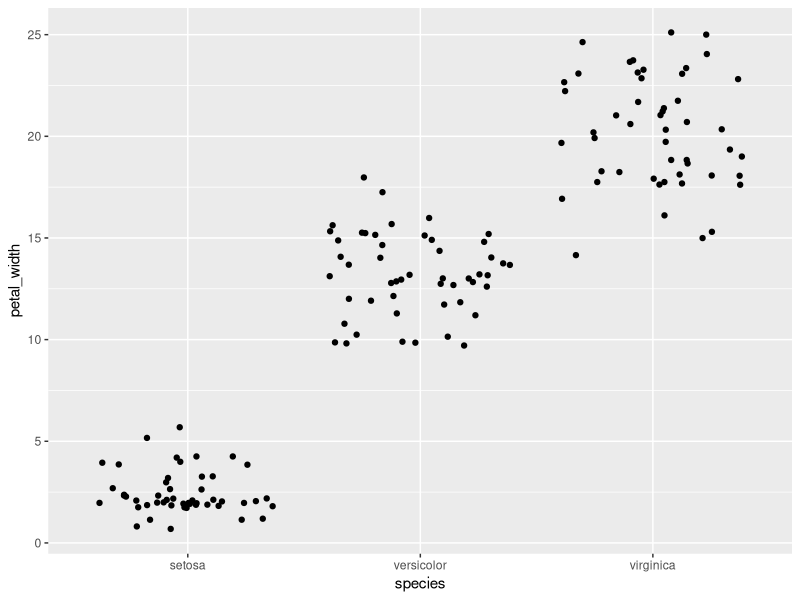
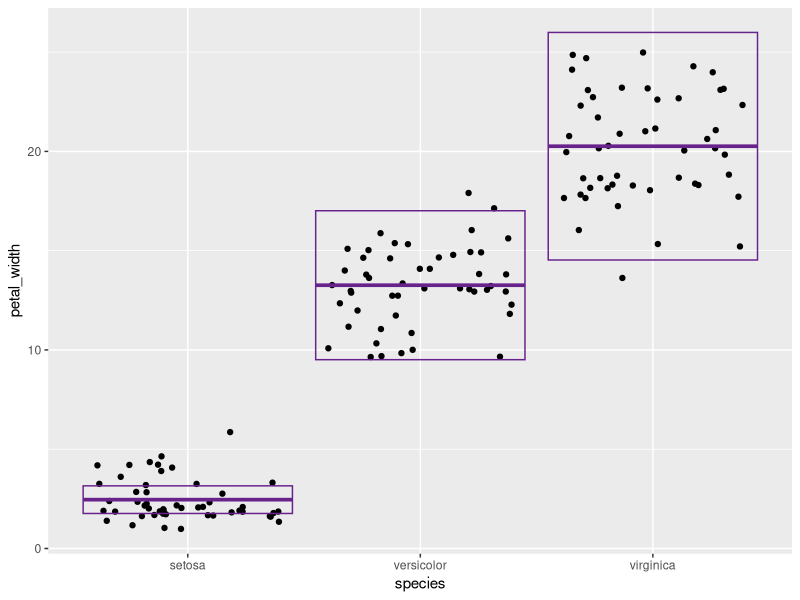
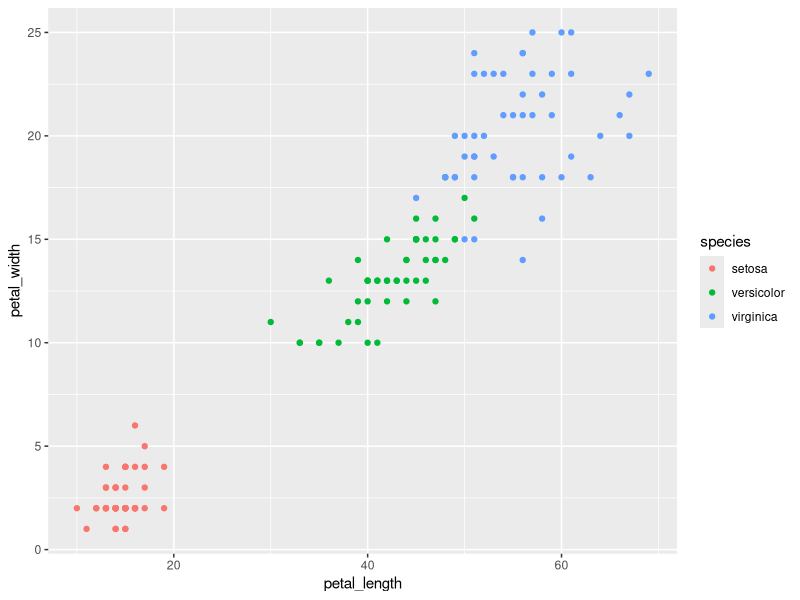

These charts were generated, in order, by the following R code:

# Load Libraries ----------------------------------------------------------

library(tidyverse)


# Print Data --------------------------------------------------------------

iris
iris <- as_tibble(iris)
iris

# Question 1 --------------------------------------------------------------

iris_r <- rename(iris, sepal_length = Sepal.Length,
       sepal_width = Sepal.Width,
       petal_length = Petal.Length,
       petal_width = Petal.Width,
       species = Species
       )
iris_r

# Question 2 --------------------------------------------------------------

iris_cm <- mutate(iris_r, sepal_length = sepal_length * 10,
                  sepal_width = sepal_width * 10,
                  petal_length = petal_length * 10,
                  petal_width = petal_width * 10)
iris_cm

# Question 3 --------------------------------------------------------------

iris_area <- mutate(iris_cm, sepal_area = sepal_length * sepal_width,
                    petal_area = petal_length * petal_width) %>% 
  select(petal_area, sepal_area, species)

iris_area

# Question 4 --------------------------------------------------------------

summarize(
  iris_cm,
  sampl_size = n(),
  max = max(sepal_length),
  min = min(sepal_length),
  range = max - min,
  med = median(sepal_length),
  q1 = quantile(sepal_length, probs = 0.25),
  q3 = quantile(sepal_length, probs = 0.75),
  iqr = IQR(sepal_length)
)

# Question 5 --------------------------------------------------------------

iris_sum <-
  iris_cm %>%
  group_by(species) %>%
  summarize(
    sampl_size = n(),
    mean_w = mean(petal_width),
    str_dev = sd(petal_width),
    var = var(petal_width),
    sem = mean(petal_width) / sqrt(n()),
    ci_upper = mean_w + 2 * sem,
    ci_lower = mean_w - 2 * sem,
  )

iris_sum

# Question 6 --------------------------------------------------------------

ggplot(data = iris_cm) +
  geom_jitter(mapping = aes(x = species, y = petal_width))

# Question 7 --------------------------------------------------------------

ggplot(data = iris_cm) +
  geom_jitter(mapping = aes(x = species, y = petal_width)) +
  geom_crossbar(
    data = iris_sum,
    mapping = aes(x = species, y = mean_w, ymax = ci_upper, ymin = ci_lower),
    color = "darkorchid4"
  )

# Question 8 --------------------------------------------------------------

ggplot(data = iris_cm) +
  geom_point(mapping = aes(x = petal_length,
                          y = petal_width,
                          color = species)) 
